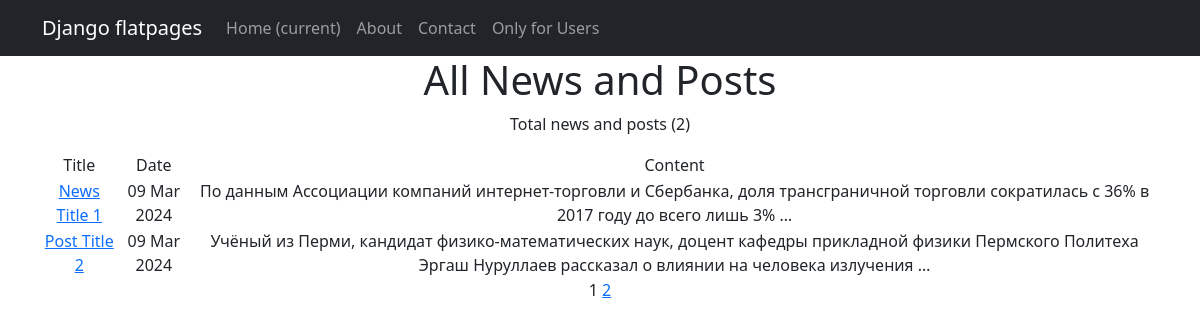
The page /news/ on the database as committed earlier.
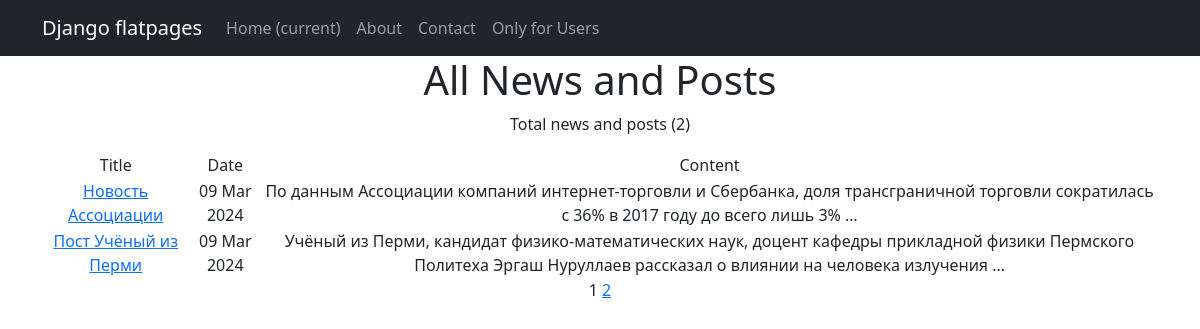
The same page on the database as committed later.
### news/models/post.py (models this page shows, shortened)
class Post(models.Model):
    author = models.ForeignKey(Author, on_delete=models.CASCADE, related_name='posts')
    choice_field = models.CharField(max_length=4, choices=POST_TYPE)
    choice_category = models.CharField(max_length=4, choices=POST_CATEGORY, default='Science')
    post_time_creation = models.DateTimeField(auto_now_add=True)
    categories = models.ManyToManyField(Category, through='PostCategory')
    post_title = models.CharField(max_length=255)
    post_content = models.TextField()
    post_rating = models.IntegerField(default=0)

### news/views.py (the view)
# urls.py: path('', NewsList.as_view()),
class NewsList(ListView):
    model = Post
    ordering = '-post_time_creation'
    template_name = 'news.html'
    context_object_name = 'news'
    paginate_by = 2

### news/templatetags/custom_filters.py (called while the page is built)
@register.filter(name='censor')
def censor(value):
    if isinstance(value, str):
        for pattern in BAD_WORD_PATTERNS:
            regex = re.compile(pattern, re.IGNORECASE)
            value = regex.sub(lambda m: m.group(0)[0] + '*' * (len(m.group(0)) - 1), value)
    else:
        raise ValidationError("custom_filter can only be applied to strings.")
    return value

### templates/news.html (shortened to what this page needs)
{% extends 'flatpages/default.html' %}
{% load custom_filters %}
{% load custom_tags %}
{% block content %}
<h1>All News and Posts </h1>
    <p> Total news and posts ({{ news|length }})</p>
    {% if news %}
        <table>
        <tr>
            <td>Title</td>
            <td>Date</td>
            <td>Content</td>
        </tr>
        {% for post in news %}
            <tr>
                <td>
                    <a href="{% url 'single_news' pk=post.pk %}">
                    {{ post.post_title|censor }}</a>
                </td>
                <td>{{ post.post_time_creation|date:'d M Y' }}</td>
                <td>{{ post.post_content|censor|truncatewords:20 }}</td>
            </tr>
        {% endfor %}
        </table>
    {% else %}
        <h2> There are no news </h2>
    {% endif %}
   {{ page_obj.number }}
   {% if page_obj.has_next %}
       <a href="?page={{ page_obj.next_page_number }}">
           {{ page_obj.next_page_number }}
       </a>
   {% endif %}
{% endblock content %}

Rows that differ between the two databases and show on the page:
changed Post: post_title|censor "News Title 1" → "Новость Ассоциации"
changed Post: post_title|censor "Post Title 2" → "Пост Учёный из Перми"
